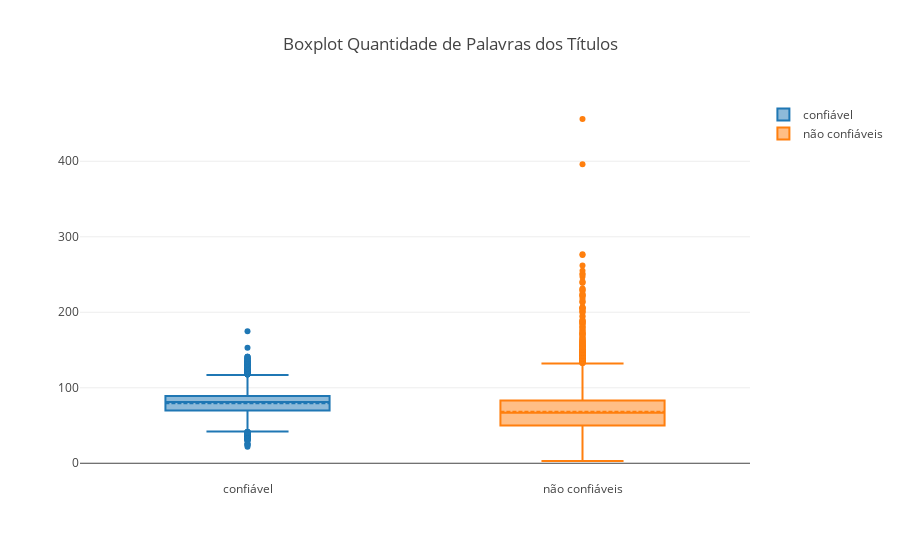

Source (notebook cell):
### Markdown cell above
#### Boxplot Quantidade de Palavras

### Code cell
confiavel = go.Box(y=reliable.title_comprimento, name = 'confiável', boxmean=True)
nao_confiavel = go.Box(y=unreliable.title_comprimento, name = 'não confiáveis', boxmean=True)
data = [confiavel, nao_confiavel]
layout = go.Layout(title = "Boxplot Quantidade de Palavras dos Títulos")
fig = go.Figure(data=data,layout=layout)
py.iplot(fig)

### Figure 1 — Plotly figure (JSON) as saved in the notebook; plotly's stock layout.template omitted (floating-point values rounded to 4 significant figures; data arrays with more than 128 entries replaced by an {"elided": "..."} marker saying what was removed)
{"data": [{"boxmean": true, "name": "confiável", "type": "box", "uid": "c12648a0-ebfd-4291-af96-1fda56eb0063", "y": {"elided": "10361 int values"}}, {"boxmean": true, "name": "não confiáveis", "type": "box", "uid": "efad8363-b5da-42bb-b2f4-0de2b7e029f0", "y": {"elided": "7924 int values"}}], "layout": {"autosize": true, "title": {"text": "Boxplot Quantidade de Palavras dos Títulos"}, "xaxis": {"autorange": true, "range": [-0.5, 1.5], "type": "category"}, "yaxis": {"autorange": true, "range": [-22.17, 481.2], "type": "linear"}}}
